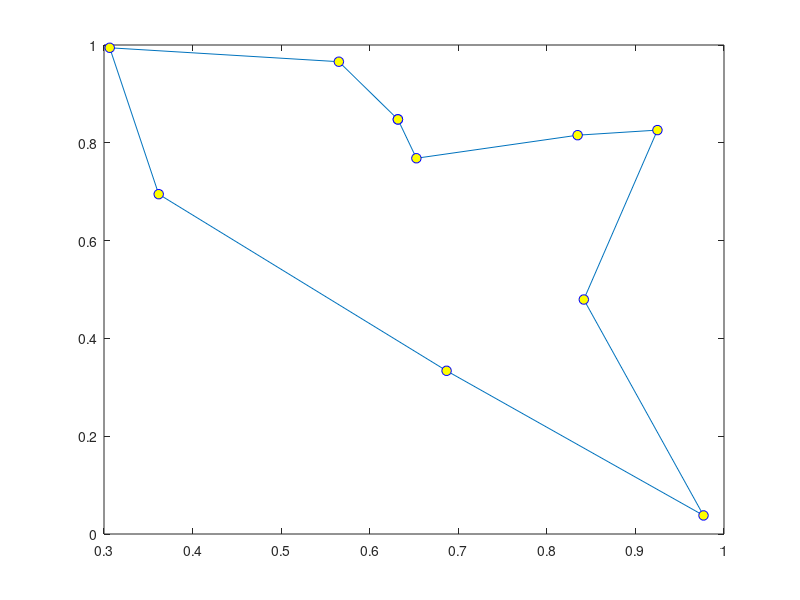

Here is the MATLAB script that generated this plot:
clc;
clear all;
close all;

cities = 10;  %number of cities
Pop = 100; %size of Population (# of paths - only 100 out of 10!)
G = 25;  %how many Generations


% random dimensions for the cities in a unit square
points = rand(cities,2)*1;

%creates scatter plot of random points
scatter(points(:,1),points(:,2),'MarkerEdgeColor','r','MarkerFaceColor','y')

%computing distance between each city
for i = 1:cities
    for j=1:cities
        Dist(i,j)=sqrt((points(i,1)-points(j,1))^2 +(points(i,2)-points(j,2))^2); %compute distance betweeen points
    end
end

% 100 random paths are generated (population is randomized)
for i=1:Pop
    R(i,:)=randperm(cities);
end

%for each generation
for generations=1:G
    
%computing the fitness for each population by computing their distances
for i=1:Pop
    
    sum1=Dist(R(i,1),R(i,10));
    sum2=0;
    for j=1:cities-1
    sum2=Dist(R(i,j),R(i,j+1))+sum2;
    end
    R(i,11)=sum1+sum2;
end
R=sortrows(R,11); %sort matrix according to their fitness value


% cross over probabilty of 80 and mutation probability of 10
c=randperm(80);
mut=randperm(10);

%cross over function to increase population size by 80 (2 children per loop for 40 loops)
for i=1:40
    %creating zero matrices for both children
    c1=zeros(1,10);
    c2=zeros(1,10);

    %tournament selection - choosing the best parents from the population to make children
    %choosing parents from the existing population and computing values for the children 
    p1=R(c(2*i),1:10);
    p2=R(c(2*i-1),1:10);
    
    %creating new children
    c1(1,mut(1:3))=p1(1,mut(1:3));
    c2(1,mut(1:3))=p2(1,mut(1:3));
   

[y1,x1]=find(c1==0);   
d=0;
e=1;
   for j=1:cities
       for k=1:cities
   if c1(k)==p2(j) 
       d=1;
   end
       end
       if d~=1
           c1(x1(e))=p2(j);
           e=e+1;
       else
           d=0;
       end
   end
d=0;
e=1;
   for j=1:cities
       for k=1:cities
   if c2(k)==p1(j)
       d=1;
   end
       end
       if d~=1
           c2(x1(e))=p1(j);
           e=e+1;
       else
           d=0;
       end
   end
   R(100+2*i-1,1:10)=c1;
   R(100+2*i,1:10)=c2;
       
end

%finding fitness value for the new population of size 180 (100 from initial + 80 from children)
for i=1:Pop+0.8*Pop
    sum1=Dist(R(i,1),R(i,10));
    sum2=0;
    for j=1:cities-1
    sum2=Dist(R(i,j),R(i,j+1))+sum2;
    end
    R(i,11)=sum1+sum2;
end
R=sortrows(R,11); %%sort the matrix according to their fitness value

%select the best 100 from the total 180 population (shortest paths)
R=R(1:100,:);
c=R;
c(:,11)=R(:,1);

%drawing the shortest paths on the graph
min_path=min(R(:,11)); %used to display the shortest path
plot(points(c(1,1:11),1),points(c(1,1:11),2),points(c(1,1:11),1),points(c(1,1:11),2),'o','MarkerEdgeColor','b','MarkerFaceColor','y','MarkerSize',7)
text(max(points(:,1))+2,max(points(:,2))+2,num2str(min_path),'HorizontalAlignment','center')
pause(1)
end